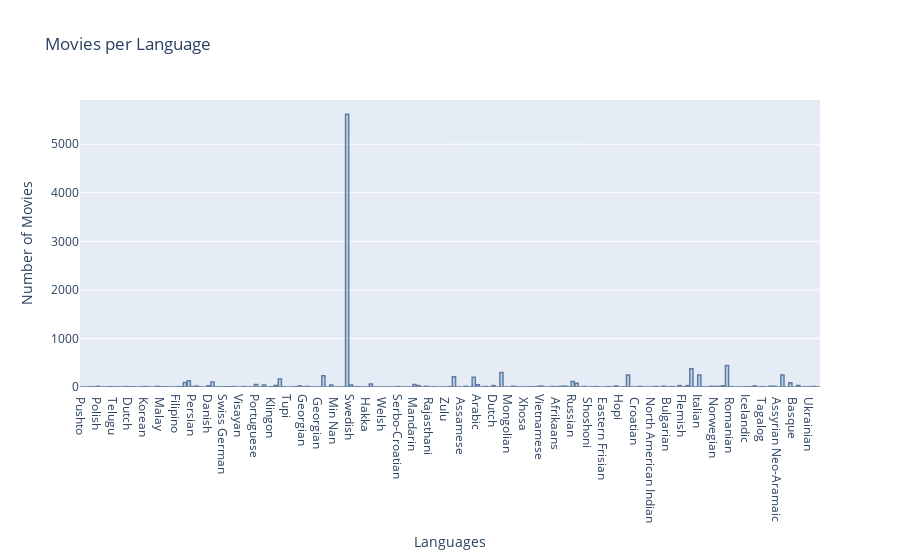

The code cell stored with this chart in its notebook:
### Code cell
# Add columns based on new generes
languages_dic = {j:[1 if j in i else 0 for i in movies["Language"]] for j in languages}
# Plotting movies per genre
data = [go.Bar(
            x=list(languages_dic.keys()),
            y=[sum(i) for i in languages_dic.values()]
    )]
fig = go.Figure(data=data)
fig.update_traces(marker_color='rgb(158,202,225)', marker_line_color='rgb(8,48,107)',
                  marker_line_width=1.5, opacity=0.6)
fig.update_layout(
    title="Movies per Language",
    xaxis_title="Languages",
    yaxis_title="Number of Movies",
)

iplot(fig)

### Figure 1 — Plotly figure (JSON) as saved in the notebook; plotly's stock layout.template omitted (floating-point values rounded to 4 significant figures; data arrays with more than 128 entries replaced by an {"elided": "..."} marker saying what was removed)
{"data": [{"marker": {"color": "rgb(158,202,225)", "line": {"color": "rgb(8,48,107)", "width": 1.5}}, "opacity": 0.6, "type": "bar", "x": {"elided": "187 str values"}, "y": {"elided": "187 int values"}}], "layout": {"title": {"text": "Movies per Language"}, "xaxis": {"title": {"text": "Languages"}}, "yaxis": {"title": {"text": "Number of Movies"}}}}
